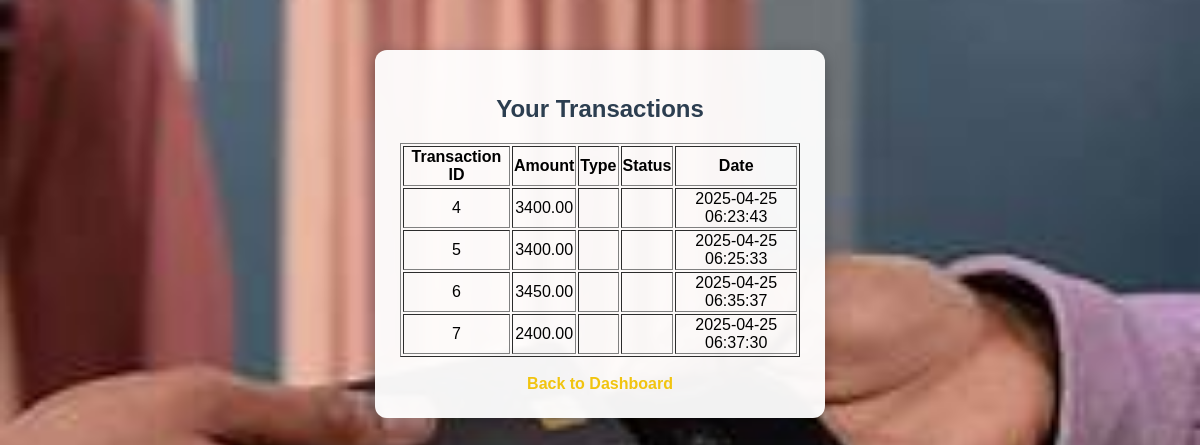
/credit-card-processing/backend/view-transaction.php (signed in), run on the app's committed database.
### tables this page shows
CREATE TABLE `transactions` (
  `id` int(11) NOT NULL,
  `user_id` int(11) NOT NULL,
  `card_id` int(11) NOT NULL,
  `amount` decimal(10,2) NOT NULL,
  `status` enum('pending','approved','declined') DEFAULT 'pending',
  `transaction_date` timestamp NOT NULL DEFAULT current_timestamp()
);

### credit-card-processing/backend/view-transaction.php (the view, shortened to what this page needs)
<?php
include '../backend/config.php';
$user_id = $_SESSION['user_id'];
$role = $_SESSION['role'];
if ($role == 'admin') {
    $query = "SELECT * FROM transactions";
} else {
    $query = "SELECT * FROM transactions WHERE user_id = $user_id";
}
$result = $conn->query($query);
?>
<!DOCTYPE html>
<html lang="en">
<head>
    <link rel="stylesheet" href="style.css">
</head>
<body>
    <div class="container">
        <h2>Your Transactions</h2>
        <table border="1">
            <tr>
                <th>Transaction ID</th>
                <th>Amount</th>
                <th>Type</th>
                <th>Status</th>
                <th>Date</th>
            </tr>
            <?php while ($row = $result->fetch_assoc()) { ?>
            <tr>
                <td><?php echo $row['id']; ?></td>
                <td><?php echo $row['amount']; ?></td>
                <td><?php echo $row['transaction_type']; ?></td>
                <td><?php echo $row['status']; ?></td>
                <td><?php echo $row['transaction_date']; ?></td>
            </tr>
            <?php } ?>
        </table>
        <br>
        <a href="customer.html">Back to Dashboard</a>
    </div>
</body>
</html>

### credit-card-processing/frontend/style.css (style rules this page uses)
body { font-family: 'Arial', sans-serif; background: url('background.jpg') no-repeat center center fixed; background-size: cover; text-align: center; padding: 50px; margin: 0; color: black; }
.container { width: 400px; background: rgba(255, 255, 255, 0.95); padding: 25px; margin: auto; border-radius: 12px; box-shadow: 0 5px 15px rgba(0, 0, 0, 0.3); transition: transform 0.3s ease-in-out; }
h2 { color: #2c3e50; font-size: 24px; font-weight: bold; }
a { color: #f1c40f; text-decoration: none; font-weight: bold; }

### data on the page
transactions: id "4", amount "3400.00", transaction_date "2025-04-25 06:23:43"
transactions: id "5", amount "3400.00", transaction_date "2025-04-25 06:25:33"
transactions: id "6", amount "3450.00", transaction_date "2025-04-25 06:35:37"
transactions: id "7", amount "2400.00", transaction_date "2025-04-25 06:37:30"
